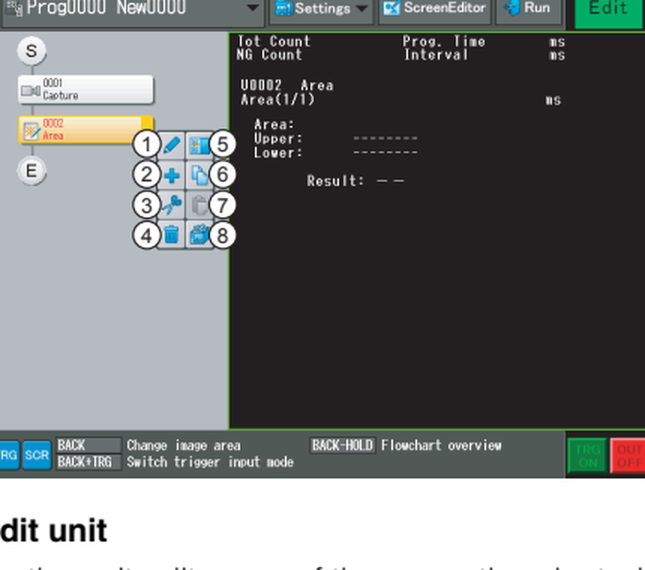
#> input picture docs/references/keyence/ui_crops/xg_floweditor.png, 1290 x 1140 px (shown at 1/2 size)
$ python -i measure_chrome_bands.py   (imports and definitions only)
#> lines starting #> are read from the running program, lines starting #| are printed output that depends on the picture
"""Measure the KEYENCE chrome bands precisely and record the token delta.

The earlier sampling mixed a control face into the "toolbar" region.  This walks
each reference screenshot's row luminance to find the chrome band, then reports the
modal colour of that band alone - so the recorded delta between the applied chrome
and the measured chrome is meaningful.

Run:  python scripts/measure_chrome_bands.py
"""
import json
import os
import sys
from typing import Dict, List, Optional, Tuple

import numpy as np
from PIL import Image

ROOT = os.path.abspath(os.path.join(os.path.dirname(__file__), ".."))
KEN = os.path.join(ROOT, "docs", "references", "keyence")
OUT = os.path.join(KEN, "chrome_bands.json")


def modal(im: Image.Image, box: Tuple[int, int, int, int]) -> Tuple[str, float]:
    x0, y0, x1, y1 = box
    a = np.asarray(im.convert("RGB").crop((x0, y0, x1, y1))).reshape(-1, 3)
    q = (a // 4) * 4
    cols, counts = np.unique(q, axis=0, return_counts=True)
    i = int(np.argmax(counts))
    c = cols[i]
    return "#%02x%02x%02x" % tuple(int(v) for v in c), float(counts[i] / counts.sum())


def bands(im: Image.Image, x: int, y0: int, y1: int, jump: float = 8.0
          ) -> List[Tuple[int, int, float]]:
    a = np.asarray(im.convert("RGB"), dtype=np.float32)
    L = 0.299 * a[:, :, 0] + 0.587 * a[:, :, 1] + 0.114 * a[:, :, 2]
    prof = L[y0:y1, :].mean(axis=1)
    out, start = [], 0
    for i in range(1, len(prof)):
        if abs(float(prof[i]) - float(prof[i - 1])) >= jump:
            if i - start >= 6:
                out.append((y0 + start, y0 + i, float(prof[start:i].mean())))
            start = i
    if len(prof) - start >= 6:
        out.append((y0 + start, y0 + len(prof), float(prof[start:].mean())))
    return out


def main() -> int:
    report: Dict = {}

    xg = Image.open(os.path.join(KEN, "ui_crops", "xg_floweditor.png")).convert("RGB")
#> xg is the input picture: PIL image 1290x1140 RGB; mean R, G, B 116.1, 118.2, 118.5
    print("XG FlowEditor chrome bands (rows 0..60):")
    for a, b, m in bands(xg, 0, 0, 60):
#> in bands, `L = 0.299 * a[:, :, 0] + 0.587 * a[:, :, 1] + 0.114 * a[:, :, 2]`:
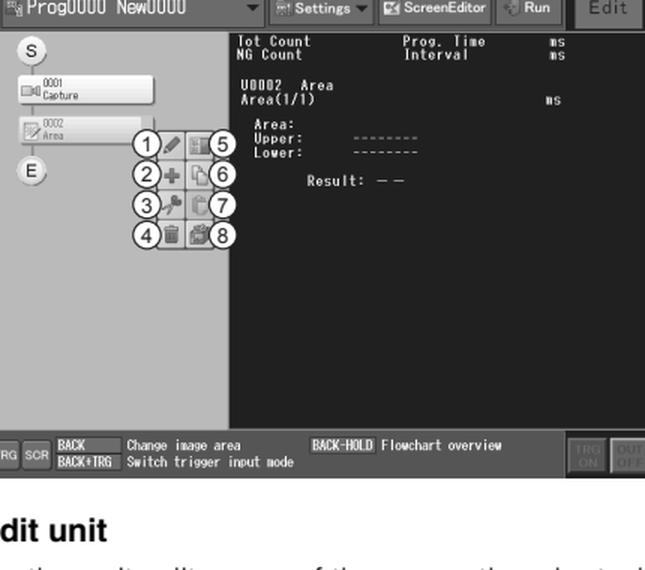
#> L: shape (1140, 1290) float32 (shown at 1/2 size); min 0, max 255, mean 117.6
#> in bands, `out, start = [], 0`: start = 0
        col, share = modal(xg, (10, a, 1280, b))
        print(f"  y {a:4d}..{b:4d}  h {b - a:3d}  luma {m:6.1f}  {col}  share {share:.2f}")
        report.setdefault("xg_bands", []).append(
            {"y0": a, "y1": b, "luma": round(m, 1), "colour": col,
             "share": round(share, 3)})
#> this loop made 2 passes
#|   y    0..  48  h  48  luma  118.5  #646c6c  share 0.39
#|   y   48..  54  h   6  luma   90.6  #3c4040  share 0.14
#> after the loop, report = 1 item

    cv = Image.open(os.path.join(KEN, "ui_crops", "cvx_window_a.png")).convert("RGB")
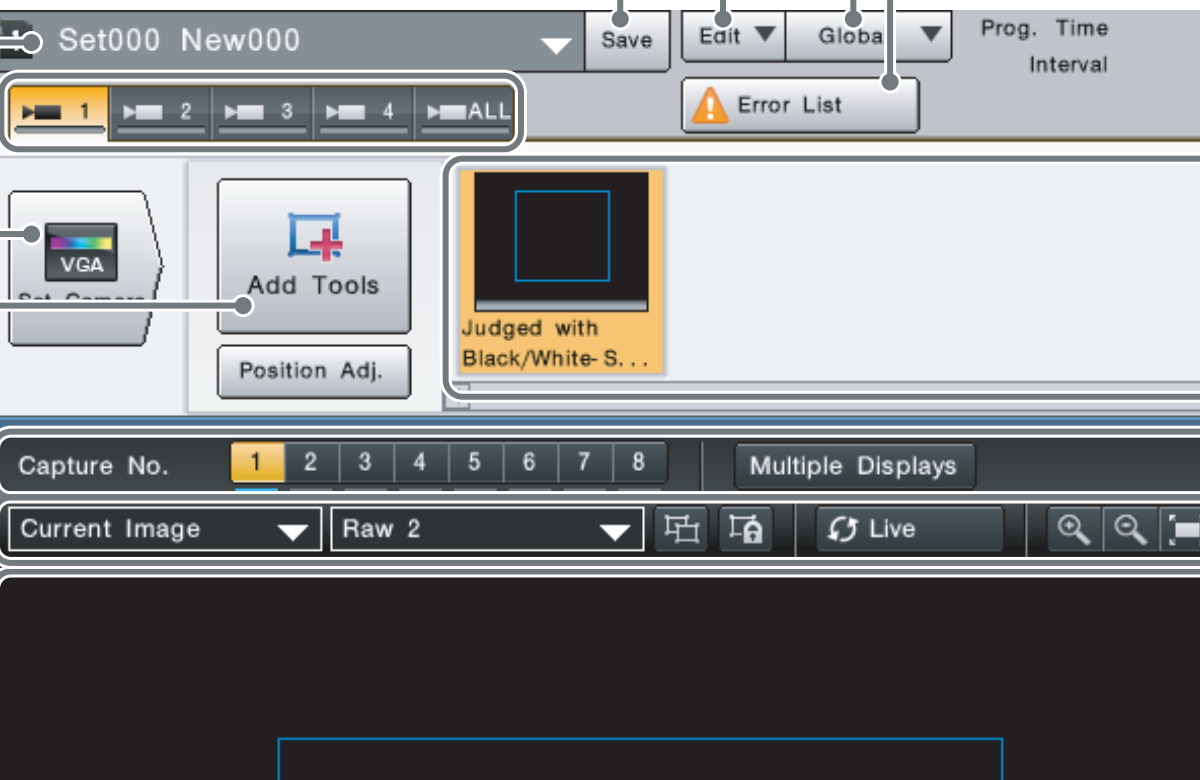
#> input picture docs/references/keyence/ui_crops/cvx_window_a.png, 1200 x 780 px
#> cv is the input picture: PIL image 1200x780 RGB; mean R, G, B 133.3, 134.7, 135.8
    print("\nCV-X window chrome bands (rows 0..140):")
    for a, b, m in bands(cv, 0, 0, 140):
#> in bands (call 2), `L = 0.299 * a[:, :, 0] + 0.587 * a[:, :, 1] + 0.114 * a[:, :, 2]`:
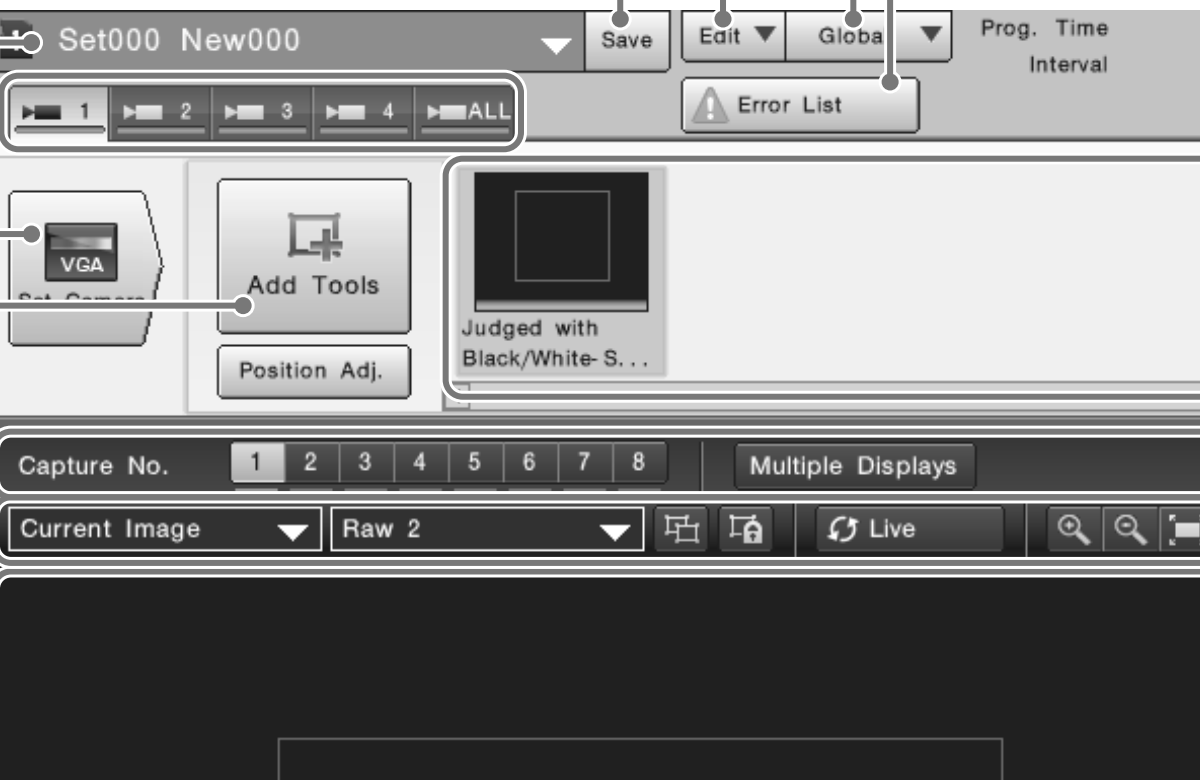
#> L: shape (780, 1200) float32; min 27.4, max 255, mean 134.4
#> in bands (call 2), `out, start = [], 0`: start = 0
        col, share = modal(cv, (300, a, 900, b))
        print(f"  y {a:4d}..{b:4d}  h {b - a:3d}  luma {m:6.1f}  {col}  share {share:.2f}")
        report.setdefault("cvx_bands", []).append(
            {"y0": a, "y1": b, "luma": round(m, 1), "colour": col,
             "share": round(share, 3)})
#> this loop made 4 passes
#|   y    0..  10  h  10  luma  252.3  #fcfcfc  share 0.95
#|   y   13..  60  h  47  luma  170.3  #848c94  share 0.46
#|   y   63..  69  h   6  luma  163.0  #848c94  share 0.47
#|   y   87.. 125  h  38  luma  167.9  #c0c4c8  share 0.27
#> after the loop, report = 2 items

    # Compare with what the application applies.
    sys.path.insert(0, ROOT)
    from vm_clone.ui.styles import THEME

    def dist(p: str, q: str) -> float:
        r1, g1, b1 = (int(p[i:i + 2], 16) for i in (1, 3, 5))
        r2, g2, b2 = (int(q[i:i + 2], 16) for i in (1, 3, 5))
        return round(((r1 - r2) ** 2 + (g1 - g2) ** 2 + (b1 - b2) ** 2) ** 0.5, 1)

    xg_toolbar = next((b["colour"] for b in report.get("xg_bands", [])
                       if b["y0"] < 30), None)
#> xg_toolbar = '#646c6c'
    cvx_menu = next((b["colour"] for b in report.get("cvx_bands", [])
                     if 10 <= b["y0"] < 40), None)
#> cvx_menu = '#848c94'

    print(f"\n{'applied token':16s} {'value':9s} {'measured':9s} {'dE':>7s}")
    rows = []
    for token, measured, label in (
        ("vm_chrome_dark", xg_toolbar, "XG toolbar strip"),
        ("vm_chrome", cvx_menu, "CV-X menu strip"),
    ):
        d = dist(THEME[token], measured) if measured else None
        rows.append({"token": token, "applied": THEME[token], "measured": measured,
                     "region": label, "distance": d})
        print(f"{token:16s} {THEME[token]:9s} {(measured or '-'):9s} "
              f"{(f'{d:.1f}' if d is not None else '-'):>7s}")
#> this loop made 2 passes
#> (token, measured, label, r1 in dist, g1 in dist, b1 in dist, r2 in dist, g2 in dist) on passes 1 to 2: ('vm_chrome_dark', '#646c6c', 'XG toolbar strip', 100, 108, 108, 100, 108), ('vm_chrome', '#848c94', 'CV-X menu strip', 132, 140, 148, 132, 140)
#| vm_chrome_dark   #646c6c   #646c6c       0.0
#| vm_chrome        #848c94   #848c94       0.0
#> after the loop, rows = 2 items
    report["delta"] = rows

    with open(OUT, "w", encoding="utf-8") as fh:
        json.dump(report, fh, indent=1)
    print(f"\nwrote {OUT}")
    return 0


# [2 lines not run here, left out]

>>> result = main()
